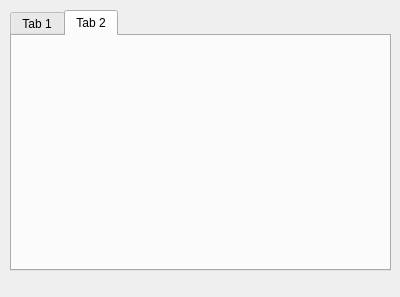
<?xml version="1.0" encoding="UTF-8"?>
<ui version="4.0">
 <class>DialogCustomTask</class>
 <widget class="QDialog" name="DialogCustomTask">
  <property name="geometry">
   <rect>
    <x>0</x>
    <y>0</y>
    <width>400</width>
    <height>297</height>
   </rect>
  </property>
  <property name="windowTitle">
   <string>Dialog</string>
  </property>
  <widget class="QTabWidget" name="tabWidget">
   <property name="enabled">
    <bool>true</bool>
   </property>
   <property name="geometry">
    <rect>
     <x>10</x>
     <y>10</y>
     <width>381</width>
     <height>261</height>
    </rect>
   </property>
   <property name="currentIndex">
    <number>1</number>
   </property>
   <widget class="QWidget" name="tab">
    <attribute name="title">
     <string>Tab 1</string>
    </attribute>
   </widget>
   <widget class="QWidget" name="tab_2">
    <attribute name="title">
     <string>Tab 2</string>
    </attribute>
   </widget>
  </widget>
 </widget>
 <resources/>
 <connections/>
</ui>
